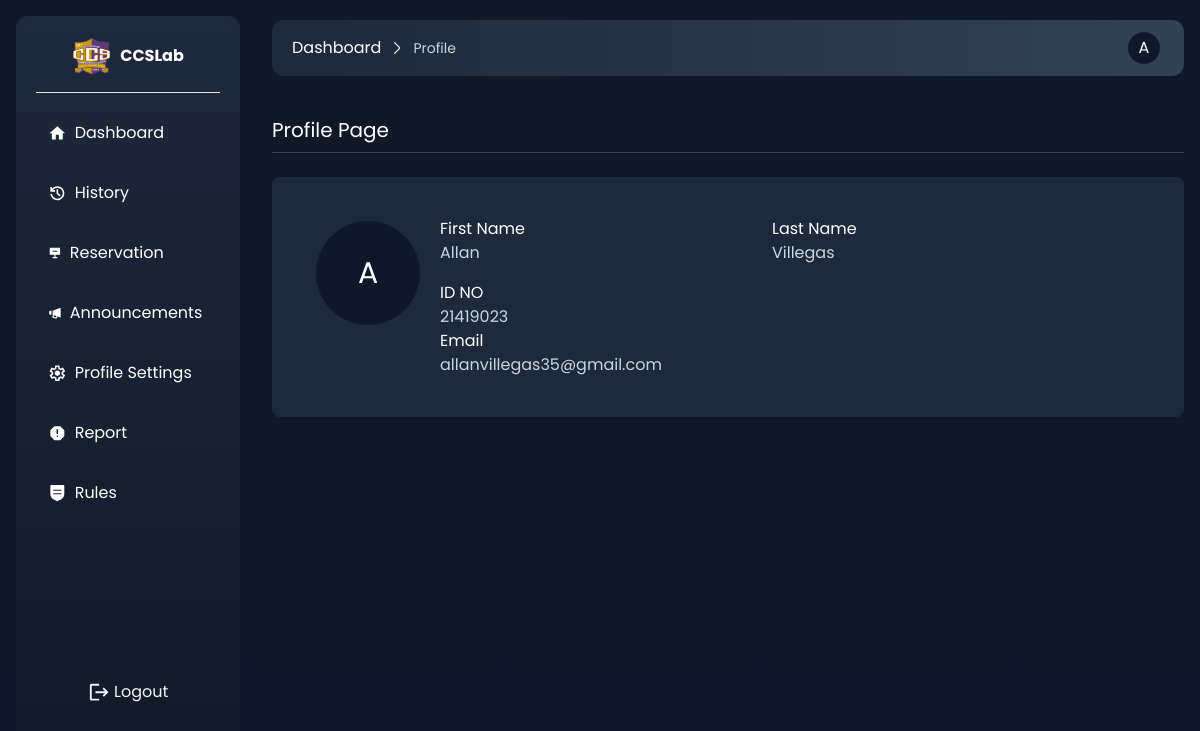
Page /profile.php (signed in) on the committed database.
### tables this page shows
CREATE TABLE `students` (
  `id` int(80) NOT NULL,
  `email` varchar(255) NOT NULL,
  `password` varchar(255) NOT NULL,
  `first_name` varchar(255) NOT NULL,
  `last_name` varchar(255) NOT NULL,
  `id_no` int(255) NOT NULL,
  `course` varchar(255) NOT NULL,
  `year` varchar(80) NOT NULL,
  `no_sessions` int(11) NOT NULL DEFAULT 30,
  `active` int(60) NOT NULL DEFAULT 0,
  `created_at` datetime NOT NULL DEFAULT current_timestamp(),
  `updated_at` datetime NOT NULL DEFAULT current_timestamp()
);

### views/profile.view.php (the view)
<div class="mt-10 flex flex-col gap-6 text-white">
    <div class="border-b pb-2 border-gray-700">
        <h1 class="text-xl">Profile Page</h1>
    </div>
    <div class="bg-slate-800 p-10 rounded-lg flex gap-4">
        <div>
            <a class="w-28 h-28 overflow-hidden items-center flex rounded-full hover:border border-gray-600 p-1"
                href="profile">
                <p
                    class="bg-slate-900 w-full h-full object-cover rounded-full text-white flex items-center justify-center text-3xl">
                    <?php echo $_SESSION['first_name'][0]; ?></p>
            </a>
        </div>
        <div class="flex  flex-col gap-4">
            <div class="flex gap-4">
                <div>
                    <label>First Name</label>
                    <div>
                        <input type="text" value="<?php echo $user['first_name']; ?>" disabled
                            class="bg-transparent text-slate-300" />
                    </div>
                </div>
                <div>
                    <label>Last Name</label>
                    <div>
                        <input type="text" value="<?php echo $user['last_name']; ?>" disabled
                            class="bg-transparent text-slate-300" />
                    </div>
                </div>
            </div>
            <div>
                <div>
                    <div>
                        <label>ID NO</label>
                        <div>
                            <input class="bg-transparent text-slate-300" type="text"
                                value="<?php echo $user['id_no'] ?>" />
                        </div>
                    </div>
                     <div>
                        <label>Email</label>
                        <div>
                            <input class="bg-transparent text-slate-300" type="text"
                                value="<?php echo $user['email'] ?>" />
                        </div>
                    </div>
                </div>
            </div>
        </div>
    </div>
</div>

### assets/chosen.css (style rules this page uses)
* { margin: 0; padding: 0; box-sizing: border-box; font-family: "Poppins", sans-serif; }

### rows in the picture
students: first_name "Allan", last_name "Villegas", id_no "21419023", email "allanvillegas35@gmail.com"

### other values in the picture
$page_title "Profile"
$_SESSION['first_name'][0] "A"
